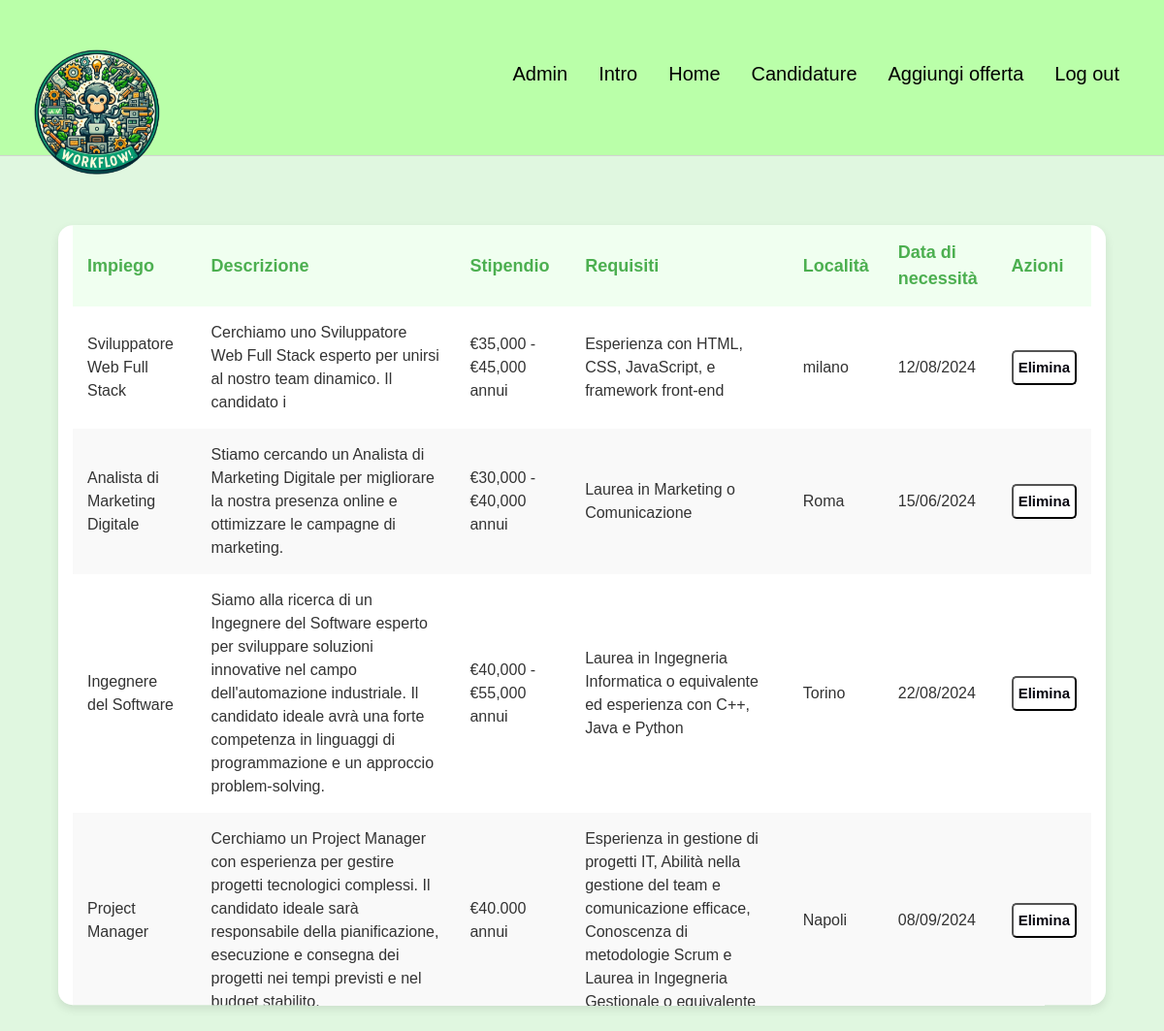
Screenshot of /home/ (signed in) with the database file from the repository.
### myapp/models.py (models this page shows)
class Offerta(models.Model):
    id = models.AutoField(primary_key=True)
    id_datore = models.ForeignKey(Utente, on_delete=models.CASCADE , related_name='datore_offerta', null=True)
    impiego = models.CharField(max_length=40 , null=True)
    stipendio = models.CharField(max_length=40 , null=True)
    descrizione = models.CharField(max_length=500 , null=True)
    data = models.DateTimeField(null=True)
    requisiti = models.CharField(max_length=500 , null=True)
    luogo = models.CharField(max_length=150 , null=True)

### myapp/views.py (the view)
# urls.py: 2. Add a URL to urlpatterns:  path('', views.home, name='home')
def home(request):
    if request.session.get('username'):
        username = request.session['username']
        user = User.objects.get(username=username)
        utente = Utente.objects.get(user=user)
        if utente.tipo=='candidato':
            favs = Preferiti.objects.filter(id_candidato=utente)
            offerte = Offerta.objects.all()
            candidature = Candidatura.objects.filter(id_candidato=utente)
            id_cands = []
            for cand in candidature:
                for offerta in offerte:
                    if offerta.id == cand.id_offerta.id:
                        id_cands.append(cand.id_offerta.id)
            id_favs = []
            for fav in favs:
                for offerta in offerte:
                    if offerta.id == fav.id_offerta.id:
                        id_favs.append(fav.id_offerta.id)
            return render(request, 'myapp/home.html', {'tipo':utente.tipo, 'offerte': offerte, 'candidature':candidature,'favs':favs, 'id_cands': id_cands, 'id_favs':id_favs})
        else:
            offerte = Offerta.objects.filter(id_datore=utente.id)
            return render(request, 'myapp/home.html', {'tipo':utente.tipo, 'offerte': offerte})
    else:
        return redirect("login")

### myapp/templates/myapp/home.html (shortened to what this page needs)
{% extends "base.html" %}
{% block navcontent %}
    {% if tipo == 'datore' %}
        <button id="">
            <a class="a" href="/addOfferta">Aggiungi offerta</a>
        </button>
    {% elif tipo == 'candidato' %}
        <button id="">
            <a class="a" href="/preferiti">Preferiti</a>
        </button>
    {% endif %}
{% endblock %}
{% block content %}
    <div class="container">
        <table class="job-list">
            <thead>
                <tr>
                    <th>Impiego</th>
                    <th>Descrizione</th>
                    <th>Stipendio</th>
                    <th>Requisiti</th>
                    <th>Località</th>
                    <th>Data di necessità</th>
                    <th>Azioni</th>
                </tr>
            </thead>
            <tbody>
                {% for offerta in offerte %}
                <tr>
                    <td>{{ offerta.impiego }}</td>
                    <td>{{ offerta.descrizione }}</td>
                    <td>{{ offerta.stipendio }}</td>
                    <td>{{ offerta.requisiti }}</td>
                    <td>{{ offerta.luogo }}</td>
                    <td>{{ offerta.data|date:"d/m/Y" }}</td>
                    {% if tipo == 'candidato' %}
                        <td>
                            <div class="actions">
                                <form action="{% url 'candidati' offerta.id %}" method="post" class="action-form">
                                    {% csrf_token %}
                                    {% if offerta.id in id_cands %}
                                        <button type="submit" class="del">Rimuovi</button>
                                    {% else %}
                                        <button type="submit" class="candidati">Candidati</button>
                                    {% endif %}
                                </form>
                                <form action="{% url 'favourite' offerta.id%}" class="action-form">
                                    <button type="submit" class="star-button">
                                        {% if offerta.id in id_favs %}
                                            <i class="fa fa-star star-icon clicked"></i>
                                        {% else %}
                                            <i class="fa fa-star star-icon"></i>
                                        {% endif %}
                                    </button>
                                </form>
                            </div>
                        </td>
                    {% else %}
                        <td>
                            <form action="{% url 'cancella_offerta' offerta.id %}" method="post">
                                <button type="submit" class="del">Elimina</button>
                            </form>
                        </td>
                    {% endif %}
                </tr>
                {% endfor %}
            </tbody>
        </table>
    </div>
{% endblock %}

### myapp/static/myapp/style.css (style rules this page uses)
body { font-family: 'Arial', sans-serif; margin: 0; padding: 0; background-color: #e0f7e0; height: 100vh; color: #333; }
html, body { overflow-x: hidden; }
.job-list thead { position: sticky; top: 0; }
.container { width: 90%; max-width: 90vw; max-height:70vh; background-color: white; box-shadow: 0 4px 10px rgba(0, 0, 0, 0.1); border-radius: 15px; margin-top: 5%; overflow-y:scroll; }
.job-list { width: 100%; border-collapse: collapse; }
.job-list th, .job-list td { padding: 15px; text-align: left; }
.job-list th { background-color: #f0fff0; color: #4CAF50; font-size: 18px; }
.job-list tr:nth-child(even) { background-color: #f9f9f9; }
.candidati, .del { width: 100%; background-color: #ffffff; color: #080710; padding: 5px; font-size: 15px; font-weight: 600; border-radius: 5px; cursor: pointer; transition: all 0.3s; }
.right-nav button { background: none; border: none; cursor: pointer; transition: all 0.3s ease; color: rgb(60, 60, 60); }
#uncollapsed a { font-size: 20px; text-decoration:none; }
.navbar a { position: relative; display: inline-block; padding: 10px; text-decoration: none; color: #000; overflow: hidden; }
.a::before, .a::after { content: ''; position: absolute; bottom: 0; width: 0; height: 2px; background-color: rgb(41, 180, 41); transition: all 0.3s; border-radius: 1px; }
.navbar a::before { left: 50%; transform: translateX(-50%); }
.navbar a::after { right: 50%; transform: translateX(50%); }

### rows the page displays
Offerta: impiego "Sviluppatore Web Full Stack", descrizione "Cerchiamo uno Sviluppatore Web Full Stack esperto per unirsi al nostro team dinamico. Il candidato i", stipendio "€35,000 - €45,000 annui", requisiti "Esperienza con HTML, CSS, JavaScript, e framework front-end", luogo "milano", data "12/08/2024"
Offerta: impiego "Analista di Marketing Digitale", descrizione "Stiamo cercando un Analista di Marketing Digitale per migliorare la nostra presenza online e ottimizzare le campagne di marketing.", stipendio "€30,000 - €40,000 annui", requisiti "Laurea in Marketing o Comunicazione", luogo "Roma", data "15/06/2024"
Offerta: impiego "Ingegnere del Software", descrizione "Siamo alla ricerca di un Ingegnere del Software esperto per sviluppare soluzioni innovative nel campo dell'automazione industriale. Il candidato ideale avrà una forte competenza in linguaggi di programmazione e un approccio problem-solving.", stipendio "€40,000 - €55,000 annui", requisiti "Laurea in Ingegneria Informatica o equivalente ed esperienza con C++, Java e Python", luogo "Torino", data "22/08/2024"
Offerta: impiego "Project Manager", descrizione "Cerchiamo un Project Manager con esperienza per gestire progetti tecnologici complessi. Il candidato ideale sarà responsabile della pianificazione, esecuzione e consegna dei progetti nei tempi previsti e nel…", stipendio "€40.000 annui", requisiti "Esperienza in gestione di progetti IT, Abilità nella gestione del team e comunicazione efficace, Conoscenza di metodologie Scrum e Laurea in Ingegneria…", luogo "Napoli", data "08/09/2024"
